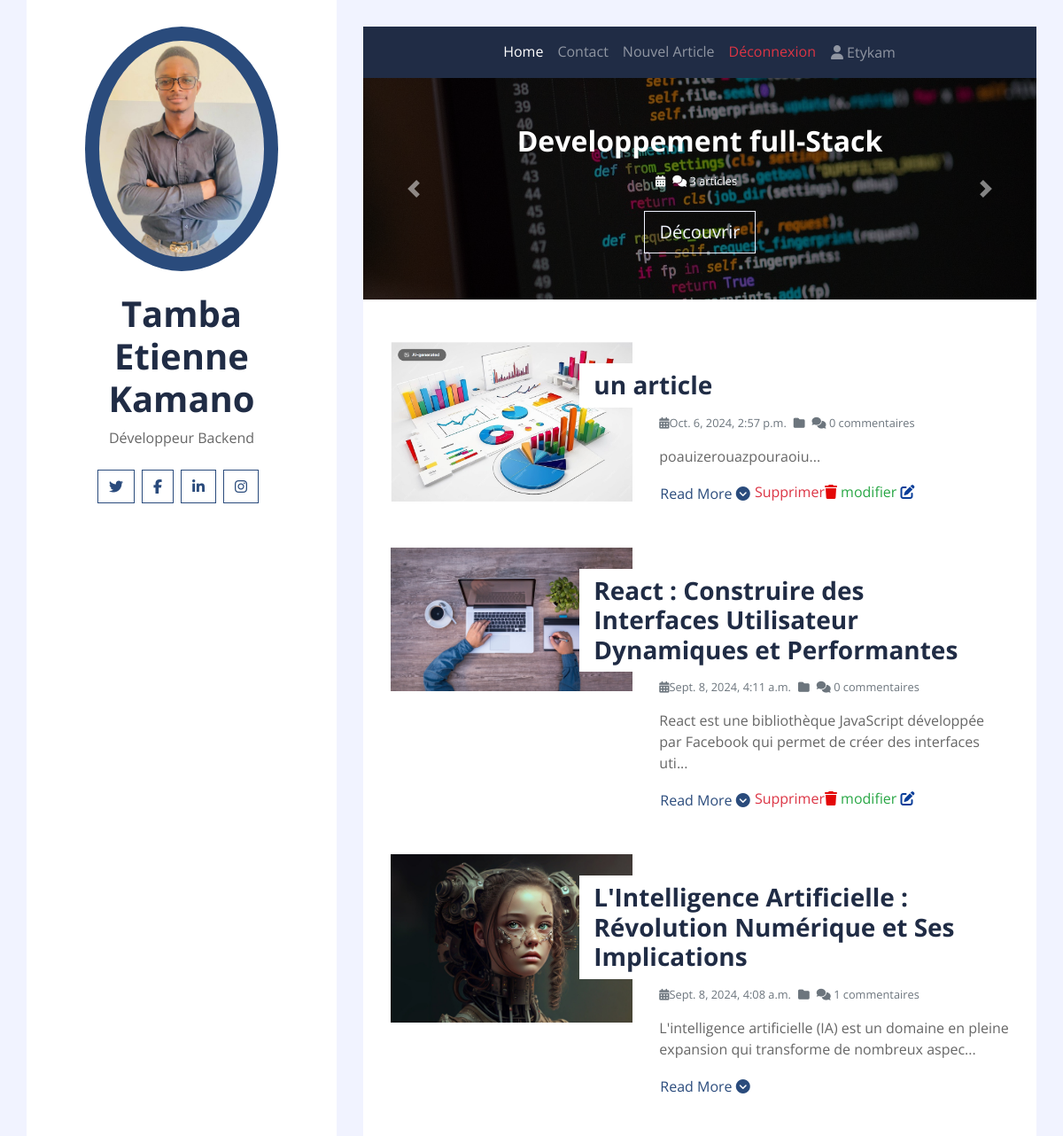
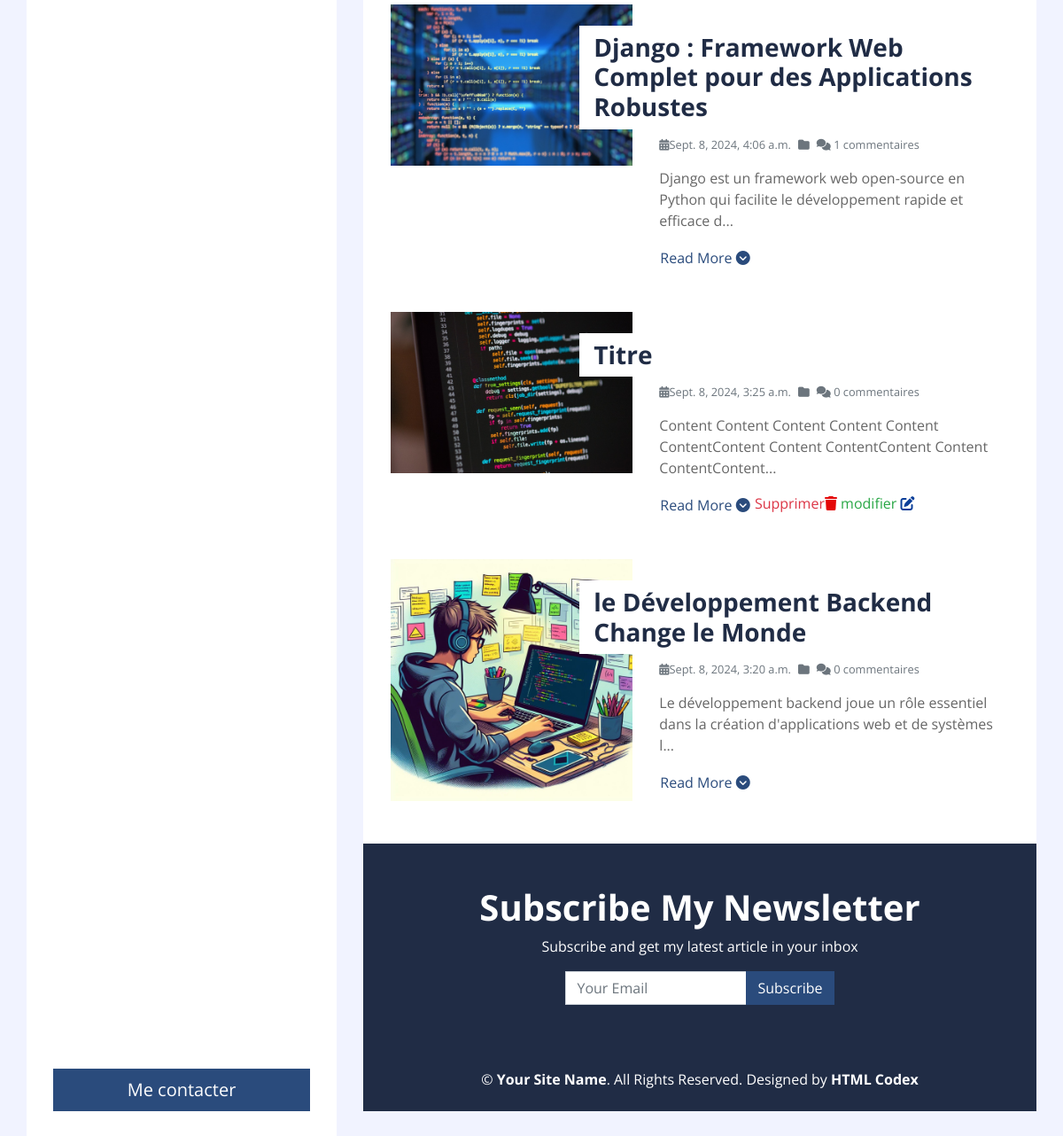
Page / (signed in) on the committed database (2 pictures, top to bottom).
### account/models.py (models this page shows)
class user(AbstractUser):
    is_writer = models.BooleanField(default=False, verbose_name="Je suis Editeur")

### blogApp/models.py (models this page shows, shortened)
class Category(models.Model):
    name = models.CharField(max_length = 150)
    image = models.ImageField(upload_to="category_images", height_field=None, width_field=None, max_length=100)
    class Meta:
        verbose_name = ("Category")
        verbose_name_plural = ("Categories")

class Article(models.Model):
    title = models.CharField(max_length = 150)
    content = models.TextField()
    date = models.DateTimeField(auto_now=True, auto_now_add=False)
    image = models.ImageField(upload_to='image-blog', height_field=None, width_field=None, max_length=100)
    category = models.ManyToManyField(Category)
    user = models.ForeignKey(User,on_delete=models.CASCADE)
    class Meta:
        ordering = ('date',)

### blogApp/views.py (the view)
# urls.py: path('', ArticleListCreateView.as_view(), name="home"),
class ArticleListCreateView(View):
    template_name = 'blogApp/index.html'
    success_url = reverse_lazy('home')
    def get(self, request, *args, **kwargs):
        articles = Article.objects.all().order_by('-date')
        form = ArticleForm()
        category = Category.objects.all()
        return render(request, self.template_name, {'articles': articles,
                                                    'form': form,
                                                    'categories':category})

### blogApp/forms.py
class ArticleForm(forms.ModelForm):
    class Meta:
        model = Article
        fields = '__all__'
        exclude = ['user']
        widgets = {
            'title': forms.TextInput(attrs={'class': 'form-control'}),
            'content': forms.Textarea(attrs={'class': 'form-control', 'placeholder': 'Your description here'}),
            'resume': forms.TextInput(attrs={'class': 'form-control'}),
            'image': forms.ClearableFileInput(attrs={'class': 'form-control-file'}),
            'category': forms.SelectMultiple(attrs={'class': 'form-control'})
        }

### blogApp/templates/blogApp/index.html (shortened to what this page needs)
{% extends "base.html" %}
{% block containt %}
          {% include "blogApp/_home_partials/carousel_section.html" %}
          {% include "blogApp/_home_partials/bloglist_section.html" %}
          {% include "blogApp/_home_partials/subscription_section.html" %}
          {{ block.super }}
{% endblock containt %}

### blogApp/templates/blogApp/_partials/navbar.html (shortened to what this page needs)
<div class="container p-0">
    <nav class="navbar navbar-expand-lg bg-secondary navbar-dark">
        <div class="collapse navbar-collapse justify-content-between" id="navbarCollapse">
            <div class="navbar-nav m-auto">
                <a href="{% url 'home' %}" class="nav-item nav-link active">Home</a>
                <a href="#" class="nav-item nav-link">Contact</a>
                {% if user.is_authenticated %}
                    {% if user.is_writer or user.is_superuser %}
                        <a href="{% url 'article-create' %}" class="nav-item nav-link">Nouvel Article</a>
                    {% endif %}
                    <a href="{% url 'account:logout' %}" class="nav-item nav-link text-danger">Déconnexion</a>
                    <button type="button" class="nav-item nav-link btn btn-link" data-bs-toggle="modal" data-bs-target="#exampleModal" data-bs-whatever="@mdo"> <i class="fas fa-user"></i> {{ user.username }}</button>
                {% else %}
                    <a href="{% url 'account:login' %}" class="nav-item nav-link">Connexion</a>
                {% endif %}
            </div>
        </div>
    </nav>
</div>

### blogApp/templates/blogApp/_home_partials/carousel_section.html
{% load static %}
<div class="container p-0">
    <div id="blog-carousel" class="carousel slide" data-bs-ride="carousel">
        <div class="carousel-inner">
            {% for category in categories %}
            <div class="carousel-item {% if forloop.first %}active{% endif %}">
                <img  class="w-100" src="{{ category.image.url }}" alt="{{ category.name }}" style="height: 250px; object-fit: cover;">
                <div class="carousel-caption d-flex flex-column align-items-center justify-content-center">
                    <h2 class="mb-3 text-white font-weight-bold">{{ category.name }}</h2>
                    <div class="d-flex text-white">
                        <small class="mr-2"><i class="fa fa-calendar-alt"></i> {{ category.created_at|date:"d-M-Y" }}</small>
                        <small class="mr-2"><i class="fa fa-comments"></i> {{ category.article_set.count }} articles</small>
                    </div>
                    <a href="{{ category.get_absolute_url }}" class="btn btn-lg btn-outline-light mt-4">Découvrir</a>
                </div>
            </div>
            {% endfor %}
        </div>
        <a class="carousel-control-prev" href="#blog-carousel" data-bs-slide="prev">
            <span class="carousel-control-prev-icon"></span>
        </a>
        <a class="carousel-control-next" href="#blog-carousel" data-bs-slide="next">
            <span class="carousel-control-next-icon"></span>
        </a>
    </div>
</div>

### blogApp/templates/blogApp/_home_partials/bloglist_section.html
<div class="container bg-white pt-5">
    {% if articles %}
        {% for article in articles %}
            <div class="row blog-item px-3 pb-5">
                <div class="col-md-5">
                    <img class="img-fluid mb-4 mb-md-0" src="{{article.image.url}}" alt="{{article.title}}">
                </div>
                <div class="col-md-7">
                    <h3 class="mt-md-4 px-md-3 mb-2 py-2 bg-white font-weight-bold">{{article.title}}</h3>
                    <div class="d-flex mb-3">
                        <small class="mr-2 text-muted"><i class="fa fa-calendar-alt"></i>{{article.date}}</small>
                        <small class="mr-2 text-muted"><i class="fa fa-folder"></i> {{article.category.fist.name}}</small>
                        <small class="mr-2 text-muted"><i class="fa fa-comments"></i> {{article.comment_set.count}} commentaires</small>
                    </div>
                    <p>
                       {{article.content|slice:':100'}}...
                    </p>
                    <a class="btn btn-link p-0" href="{% url 'detail-article' article.pk %}">Read More <i class="fa-solid fa-circle-chevron-down"></i></a>
                    {% if article.user == request.user %}
                        <a class="p-0 text-danger" href="{% url 'del-article' article.pk %}">Supprimer<i class="fa-solid fa-trash fa-flip-horizontal" style="color: #e40707;"></i></a>
                        <a class="p-0 text-success" href="{% url 'edit-article' article.pk %}">modifier <i class="fa-solid fa-pen-to-square" style="color: #0a3e99;"></i></a>
                    {% endif %}
                </div>
            </div>
        {% endfor %}
    {% endif %}
</div>

### rows in the picture
user: username "Etykam"
Category: image (picture), name "Developpement full-Stack", article_set.count "3"
Article: image (picture), title "un article", date "Oct. 6, 2024, 2:57 p.m.", comment_set.count "0", content "poauizerouazpouraoiu", shows "Supprimer"
Article: image (picture), title "React : Construire des Interfaces Utilisateur Dynamiques et Performantes", date "Sept. 8, 2024, 4:11 a.m.", comment_set.count "0", content "React est une bibliothèque JavaScript développée par Facebook qui permet de créer des interfaces uti", shows "Supprimer"
Article: image (picture), title "L'Intelligence Artificielle : Révolution Numérique et Ses Implications", date "Sept. 8, 2024, 4:08 a.m.", comment_set.count "1", content "L'intelligence artificielle (IA) est un domaine en pleine expansion qui transforme de nombreux aspec"
Article: image (picture), title "Django : Framework Web Complet pour des Applications Robustes", date "Sept. 8, 2024, 4:06 a.m.", comment_set.count "1", content "Django est un framework web open-source en Python qui facilite le développement rapide et efficace d"
Article: image (picture), title "Titre", date "Sept. 8, 2024, 3:25 a.m.", comment_set.count "0", content "Content Content Content Content Content ContentContent Content ContentContent Content ContentContent", shows "Supprimer"
Article: image (picture), title "le Développement Backend Change le Monde", date "Sept. 8, 2024, 3:20 a.m.", comment_set.count "0", content "Le développement backend joue un rôle essentiel dans la création d'applications web et de systèmes l"
